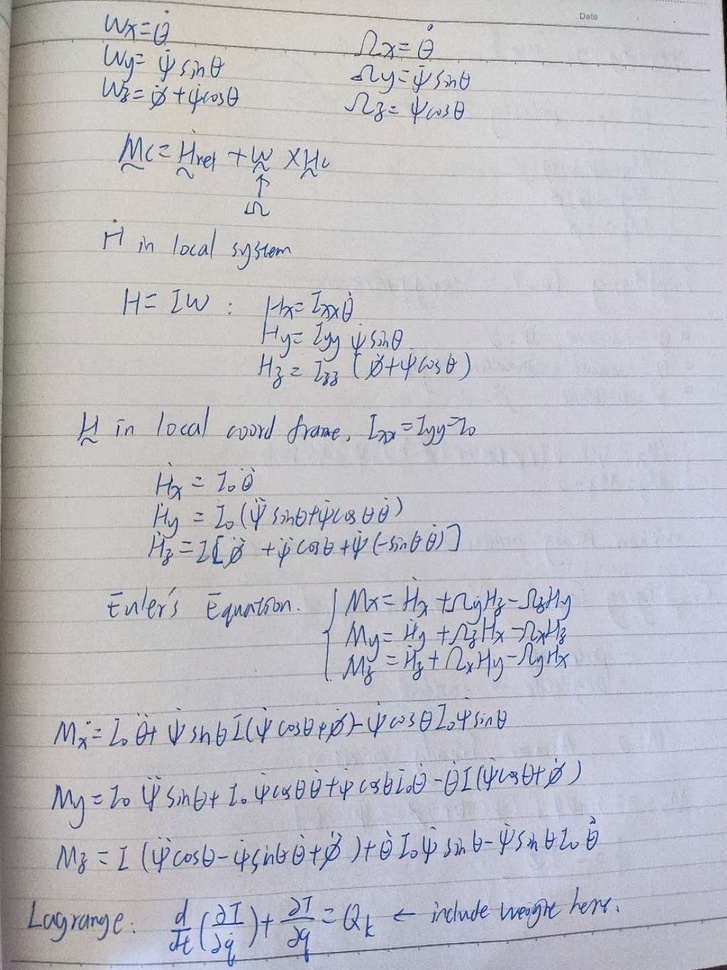
#> input picture documents/raw/GNHK_fail.jpg, 727 x 970 px, shrunk from 1080 x 1440 before the run
$ python -i threshholding.py   (imports and definitions only)
#> lines starting #> are read from the running program, lines starting #| are printed output that depends on the picture; after the words box and inside, x2 and y2 are one past the last pixel; in counts of white or black regions, pixels touching at a corner belong together
#> further down, picture is the input picture: shape (970, 727, 3); mean B, G, R 196.1, 189.6, 190.3
import cv2
import numpy as np


def thresh_document(img):

    # Thresholding
    gray_img = cv2.cvtColor(img, cv2.COLOR_BGR2GRAY)
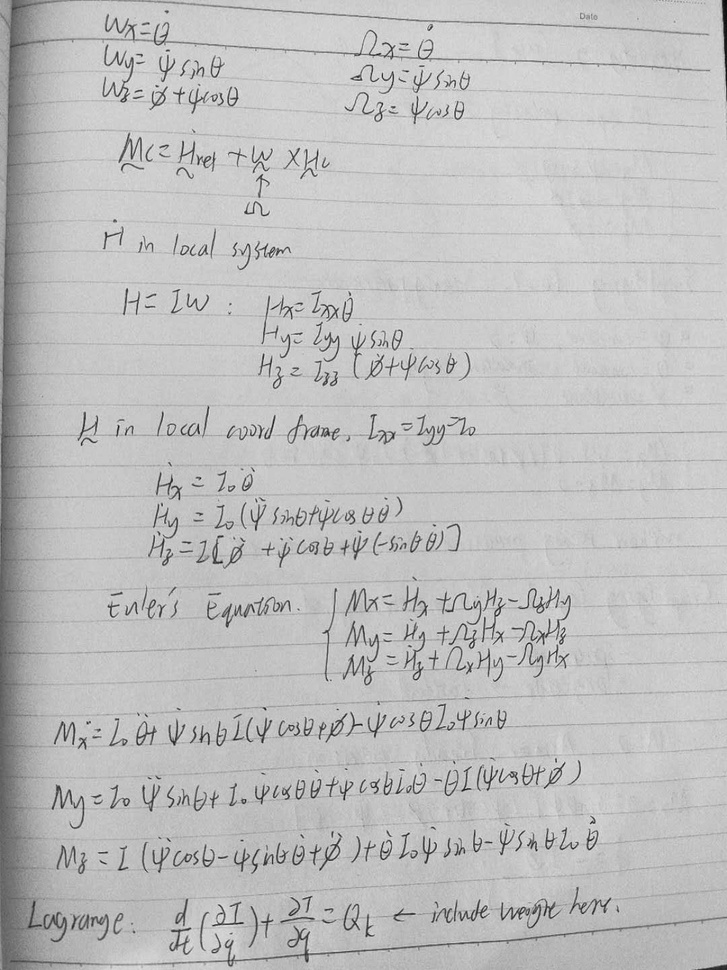
#> gray_img: shape (970, 727); min 6, max 244, mean 190.6

    thresh_img = cv2.adaptiveThreshold(gray_img, 255,cv2.ADAPTIVE_THRESH_GAUSSIAN_C, cv2.THRESH_BINARY, 31, 10)
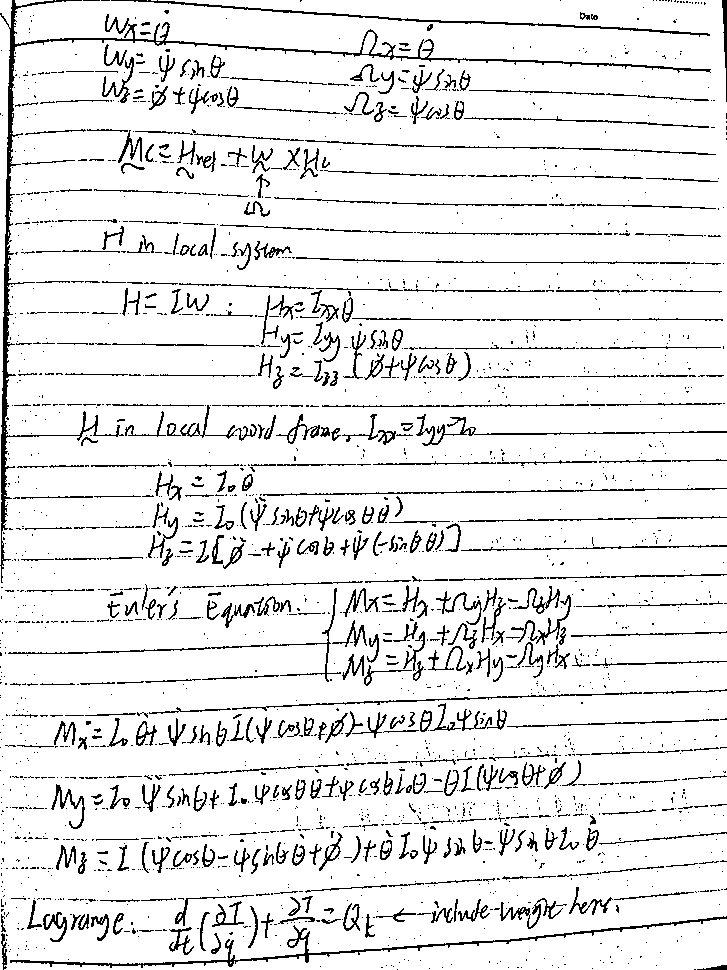
#> thresh_img: shape (970, 727); 91.1% white; black in thin lines or dots

    # Opening to clean small noise
    kernel = np.ones((3,3), np.uint8)
    opened_img = cv2.morphologyEx(thresh_img, cv2.MORPH_OPEN, kernel)
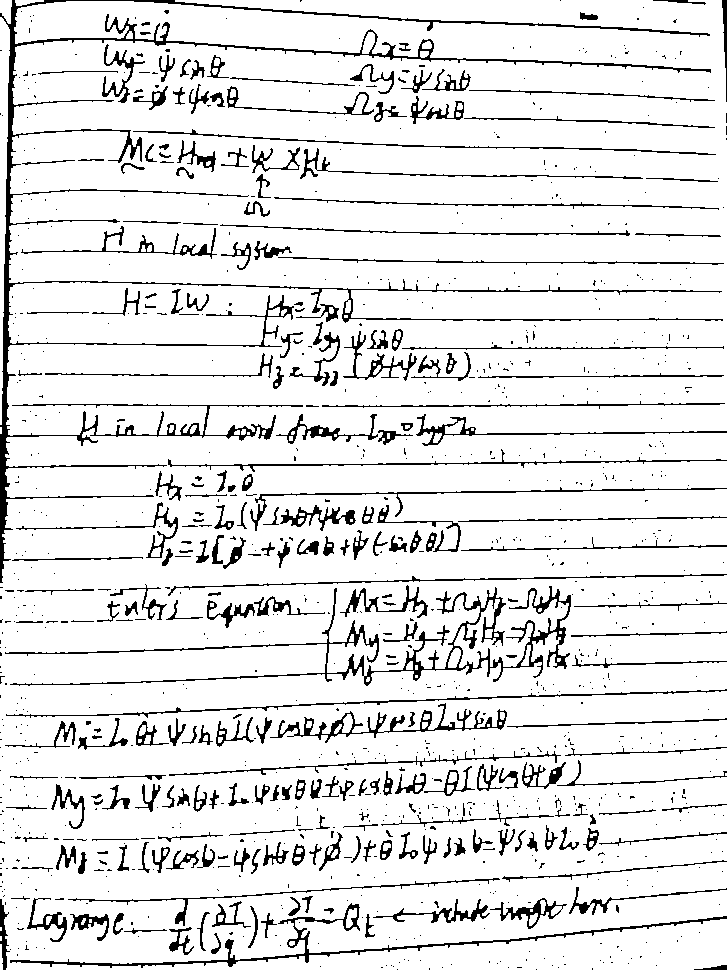
#> opened_img: shape (970, 727); 89.9% white; black in thin lines or dots
    closed_img = cv2.morphologyEx(opened_img, cv2.MORPH_CLOSE, kernel)
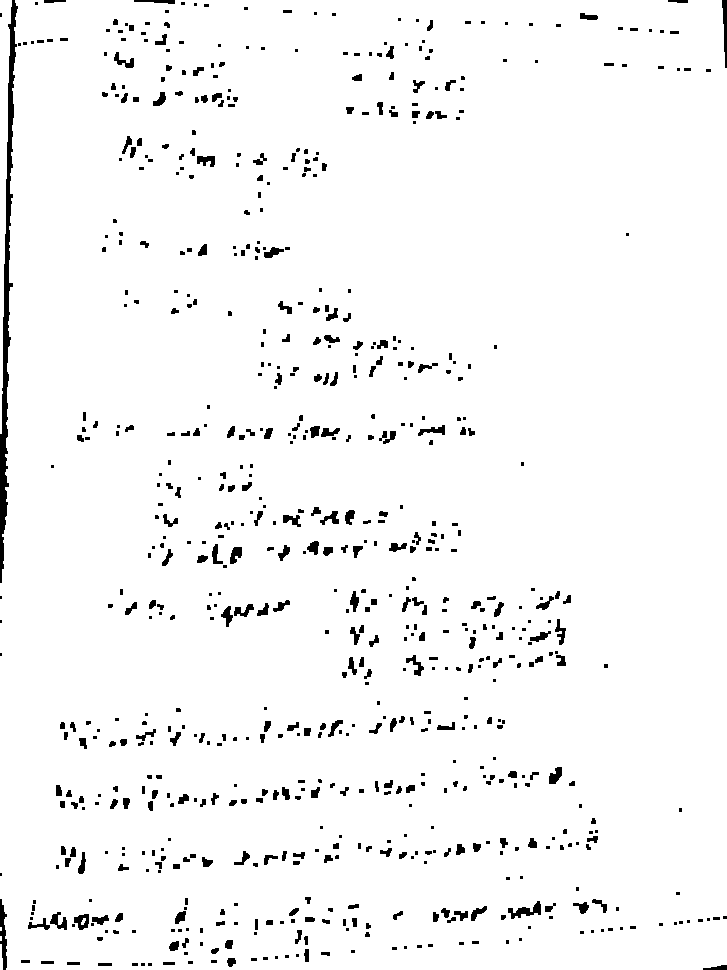
#> closed_img: shape (970, 727); 96.5% white; 730 black regions (399 under 20 px), largest, box (x1, y1, x2, y2) and area: (0, 0, 18, 583) 3014, (0, 899, 7, 970) 307, (508, 901, 541, 919) 253


    return closed_img

>>> import cv2
>>> picture = cv2.imread('../documents/raw/GNHK_fail.jpg')
>>> result = thresh_document(picture)
